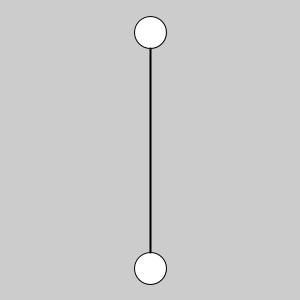
Frame 1 (no input)
Frame 60 (the mouse pressed at the canvas centre just before this capture): identical to frame 1, image omitted
Frame 120 (the mouse held since frame 60 and released just before this capture): identical to frame 1, image omitted

The Processing sketch that drew this single still picture (run headless with seeded random() and noise(); from frame 60 on, the mouse is pressed at the canvas centre):

// Processing sketch: exo_3_1_Rotate_Baton
// ── exo_3_1_Rotate_Baton.pde
PShape baton, baloon1, baloon2, line;
float angle = 0;
void setup() {
  size(300, 300);

  // Create the shape group
  baton = createShape(GROUP);
  baloon1 = createShape(ELLIPSE, 0, -height/2+32, 32, 32);
  baloon2 = createShape(ELLIPSE, 0, height/2-32, 32, 32);
  line = createShape(LINE, 0, -height/2+48, 0, height/2-48);
  line.setStroke(color(0));
  line.setStrokeWeight(2);

  baton.addChild(baloon1);
  baton.addChild(baloon2);
  baton.addChild(line);
  
  baton.translate(width/2, height/2);
}

void draw() {
  background(204);
  shape(baton); // Draw the group
}
